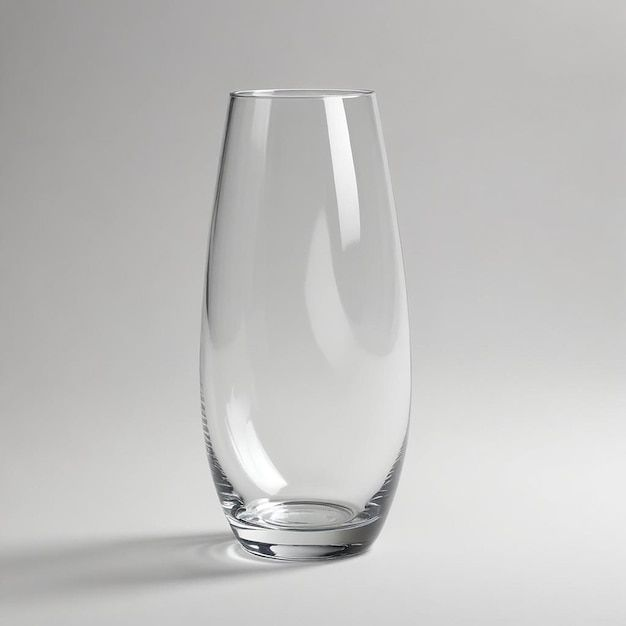
#> input picture nomukita-carousel/ref/Referensi_Gelas.jpeg, 626 x 626 px
$ python glass.py
#> lines starting #> are read from the running program, lines starting #| are printed output that depends on the picture; after the words box and inside, x2 and y2 are one past the last pixel; in counts of white or black regions, pixels touching at a corner belong together
"""Fill the reference glass with a drink.

`Refrensi/Referensi_Gelas.jpeg` is an empty transparent tumbler shot on a grey
gradient. Rather than cutting it out (a transparent object has no clean matte),
the glass is kept as a *ratio* layer: every pixel divided by an estimate of the
backdrop it was shot against. Multiplying that ratio onto a new backdrop
reproduces the rim, the wall refractions, the highlights and the cast shadow,
and lets a drink colour sit behind the glass exactly as if it were poured in.
"""

import os
import numpy as np
from PIL import Image
from scipy import ndimage as ndi

REF = os.path.join(os.path.dirname(os.path.abspath(__file__)), "ref/Referensi_Gelas.jpeg")

TOP, BASE = 87, 583          # glass rim and foot in the source image
SURFACE = 178                # liquid line
FLOOR = 545                  # inner floor, above the thick glass base
INSET = 9.0                  # wall thickness
AXIS = (1.18e-2, 300.5712)   # centre axis of the glass, fitted per row
FLAT = 0.012                 # below this the ratio is treated as untouched backdrop


def _geometry():
    img = np.array(Image.open(REF).convert("RGB")).astype(float)
    H, W, _ = img.shape
#> H = 626; W = 626
    Y, X = np.mgrid[0:H, 0:W]
    yn, xn = Y / H, X / W

    # Backdrop estimate by normalised convolution: blank out the glass and its
    # shadow, then let the surrounding grey diffuse across the hole. A plain
    # polynomial fit leaves a few percent of error at the edges, which prints as
    # a pale rectangle once the layer lands on the slide.
    hole = ((X > 150) & (X < 480) & (Y > 30)) | ((Y > 460) & (X < 480))
    w = (~hole).astype(float)
    ws = ndi.gaussian_filter(w, 90)
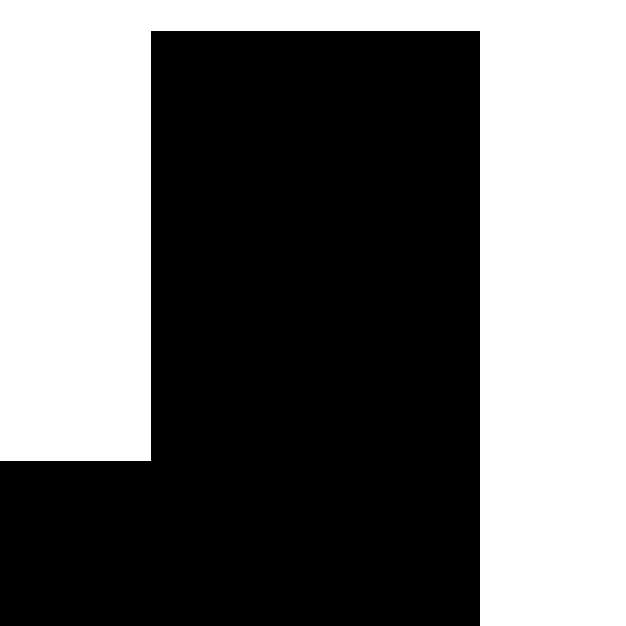
#> w: shape (626, 626) float64; values 0 (black) and 1 (white), 43.7% white; 1 white region, box (x1, y1, x2, y2) and area: (0, 0, 626, 626) 171206
    bg = np.stack([ndi.gaussian_filter(img[..., c] * w, 90) / np.maximum(ws, 1e-6)
                   for c in range(3)], 2)
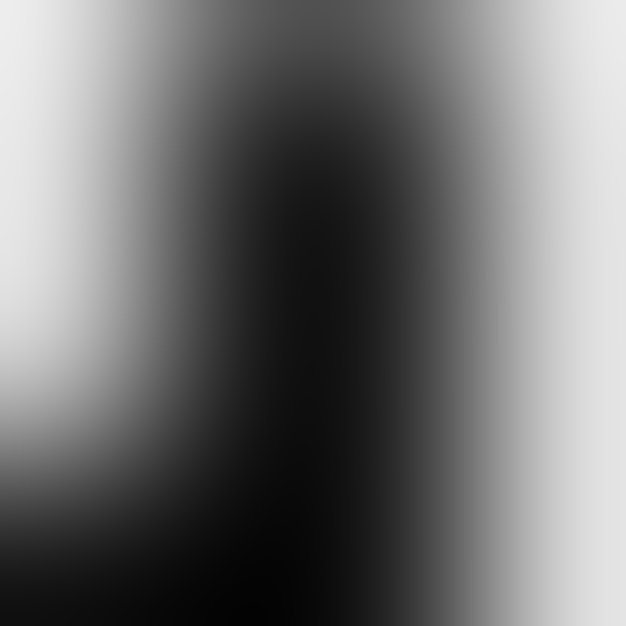
#> ws: shape (626, 626) float64; min 0.0143, max 0.932, mean 0.437
    ratio = img / np.maximum(bg, 1)
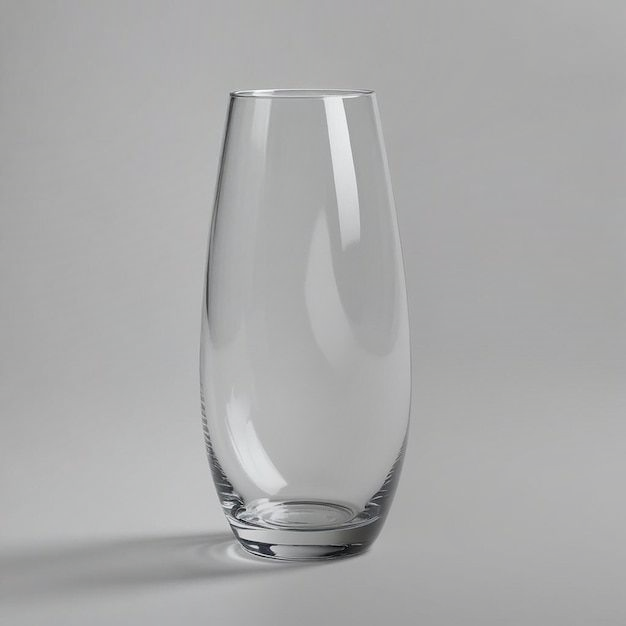
#> ratio: shape (626, 626, 3) float64; mean R, G, B 0.997, 0.998, 0.999; drawn with min black and max white

    # silhouette: the right edge is clean, the left is buried in the cast shadow,
    # so the left is mirrored across the fitted centre axis
    dev = np.abs(ratio.mean(2) - 1)
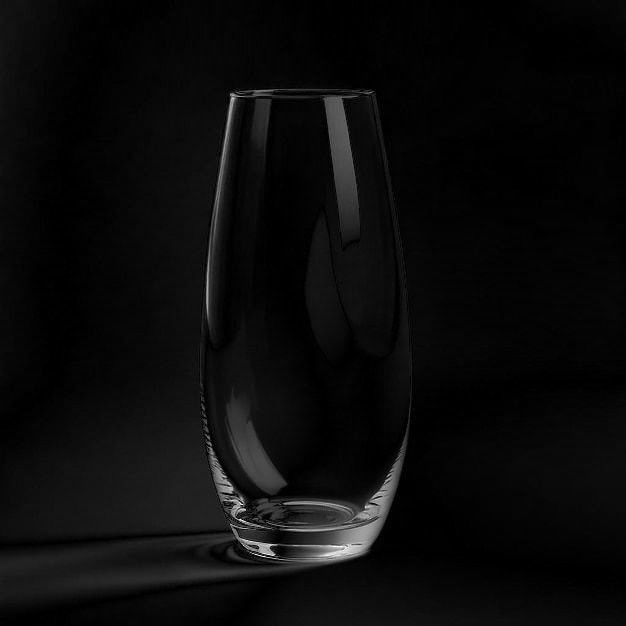
#> dev: shape (626, 626) float64; min 4.67e-08, max 0.998, mean 0.0429
    R = np.full(H, np.nan)
    for y in range(TOP, BASE + 1):
        idx = np.nonzero(dev[y, 170:470] > 0.045)[0]
        if len(idx) > 3:
            R[y] = idx.max() + 170
#> this loop made 497 passes
#> idx on pass 1: [94, 99, 100, 101, 102, 103, 104, 105, 106, 110]
    ok = np.nonzero(~np.isnan(R))[0]
#> ok = 497 values from 87 to 583
    R = np.interp(np.arange(H), ok, R[ok])
#> R = 626 values, max 427 at index 345, min 199 at index 582, mean 373.6
    R = ndi.uniform_filter1d(R, 9)
#> R = 626 values, max 414.7 at index 344, min 276.3 at index 578, mean 373.6
    cx = np.polyval(AXIS, np.arange(H))
#> cx = 626 values from 300.6 to 307.9
    L = 2 * cx - R
#> L = 626 values, max 338.4 at index 578, min 194.6 at index 344, mean 234.9

    # Restrict the layer to the glass and its cast shadow, and force everything
    # beyond that to exactly 1 — otherwise the residual of the backdrop fit
    # prints as a pale rectangle on the slide.
    sil = (Y >= TOP - 6) & (Y <= BASE + 6) & (X >= L[:, None] - 6) & (X <= R[:, None] + 6)
#> sil: shape (626, 626) bool; 24% white; 3 white regions (1 under 20 px), largest, box (x1, y1, x2, y2) and area: (189, 85, 421, 571) 93660, (264, 585, 352, 590) 342
    # Outside the glass itself the layer may only darken — that is the cast
    # shadow. Allowing it to brighten would print the residual of the backdrop
    # estimate as a pale patch on the slide.
    ratio = np.where(sil[..., None], ratio, np.minimum(ratio, 1))
    shadow = (ndi.gaussian_filter(ratio.mean(2), 3) < 1 - FLAT) & (Y > 420) & (X < 540)
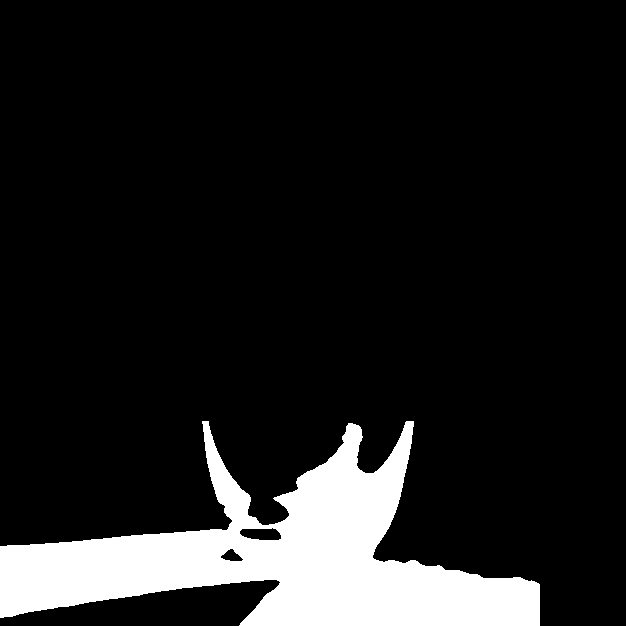
#> shadow: shape (626, 626) bool; 11.8% white; 1 white region, box (x1, y1, x2, y2) and area: (0, 421, 540, 626) 46333
    influence = sil | shadow
#> influence: shape (626, 626) bool; 31.9% white; 1 white region, box (x1, y1, x2, y2) and area: (0, 85, 540, 626) 124838
    influence = ndi.binary_closing(np.pad(influence, 24), np.ones((17, 17)))[24:-24, 24:-24]
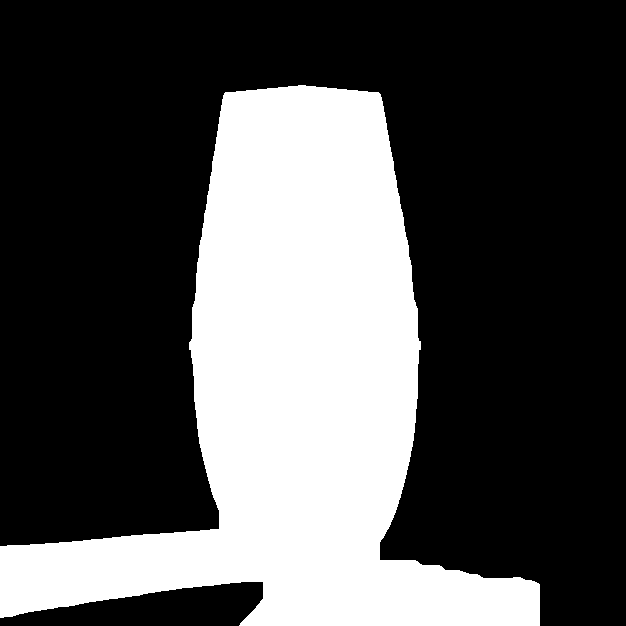
#> influence: shape (626, 626) bool; 32% white; 1 white region, box (x1, y1, x2, y2) and area: (0, 85, 540, 626) 125431
    influence = ndi.binary_fill_holes(influence)
    lab, k = ndi.label(influence, structure=np.ones((3, 3)))
#> k = 1
    if k > 1:
        influence = lab == (np.argmax(ndi.sum(influence, lab, range(1, k + 1))) + 1)
    soft = ndi.gaussian_filter(influence.astype(float), 6)
    # The cast shadow runs off the left and bottom edges of the reference frame,
    # so fade the layer out there; otherwise the frame edge prints as a straight
    # cut through the shadow.
    ramp = 70.0
    fade = np.minimum.reduce([np.clip(X / ramp, 0, 1), np.clip((W - 1 - X) / ramp, 0, 1),
                              np.clip((H - 1 - Y) / ramp, 0, 1)])
    soft = (soft * fade)[..., None]
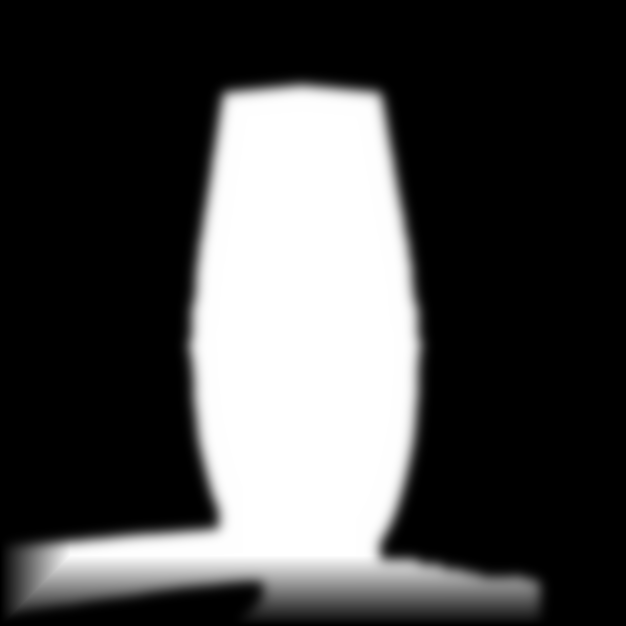
#> soft: shape (626, 626, 1) float64; min 0, max 1, mean 0.283
    ratio = 1 + (ratio - 1) * soft
    return ratio, L, R, cx


_RATIO, _L, _R, _CX = _geometry()


# [96 lines left out: functions liquid_geometry, render, plain, choco_avocado, not called in this run]


def bbox():
    """Glass bounding box in the source image: (left, top, right, bottom)."""
    return int(np.floor(_L[TOP:BASE].min())), TOP, int(np.ceil(_R[TOP:BASE].max())), BASE


# [22 lines left out: function paste, not called in this run]
